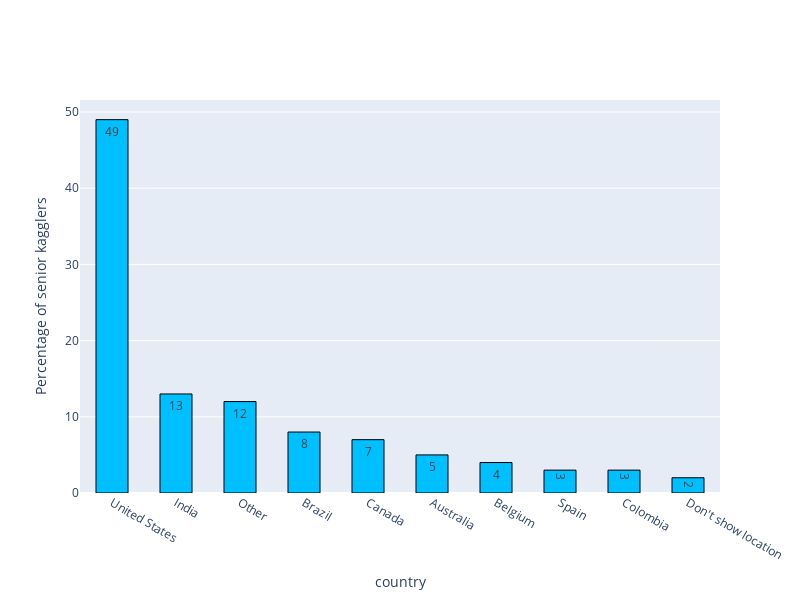

Notebook cell for this chart:
### Markdown cell above
# Top 10 countries with senior kagglers

### Code cell
top_10country=aged_70_22['Q4'].value_counts(sort=True)[:10]

x=top_10country.index
y=top_10country.values
fig = go.Figure([go.Bar(x=x, y=y ,text=y,
            width=0.5,
            textposition='auto',
            marker=dict(color='deepskyblue'))])
fig.data[0].marker.line.width = 1
fig.data[0].marker.line.color = "black"
fig.update_layout(yaxis=dict(title='Percentage of senior kagglers'),width=800,height=600,
                 
                  xaxis=dict(title='country'))
fig.show()

### Figure 1 — Plotly figure (JSON) as saved in the notebook; plotly's stock layout.template omitted (floating-point values rounded to 4 significant figures)
{"data": [{"marker": {"color": "deepskyblue", "line": {"color": "black", "width": 1}}, "text": [49.0, 13.0, 12.0, 8.0, 7.0, 5.0, 4.0, 3.0, 3.0, 2.0], "textposition": "auto", "type": "bar", "width": 0.5, "x": ["United States", "India", "Other", "Brazil", "Canada", "Australia", "Belgium", "Spain", "Colombia", "Don't show location"], "y": [49, 13, 12, 8, 7, 5, 4, 3, 3, 2]}], "layout": {"height": 600, "width": 800, "xaxis": {"title": {"text": "country"}}, "yaxis": {"title": {"text": "Percentage of senior kagglers"}}}}
